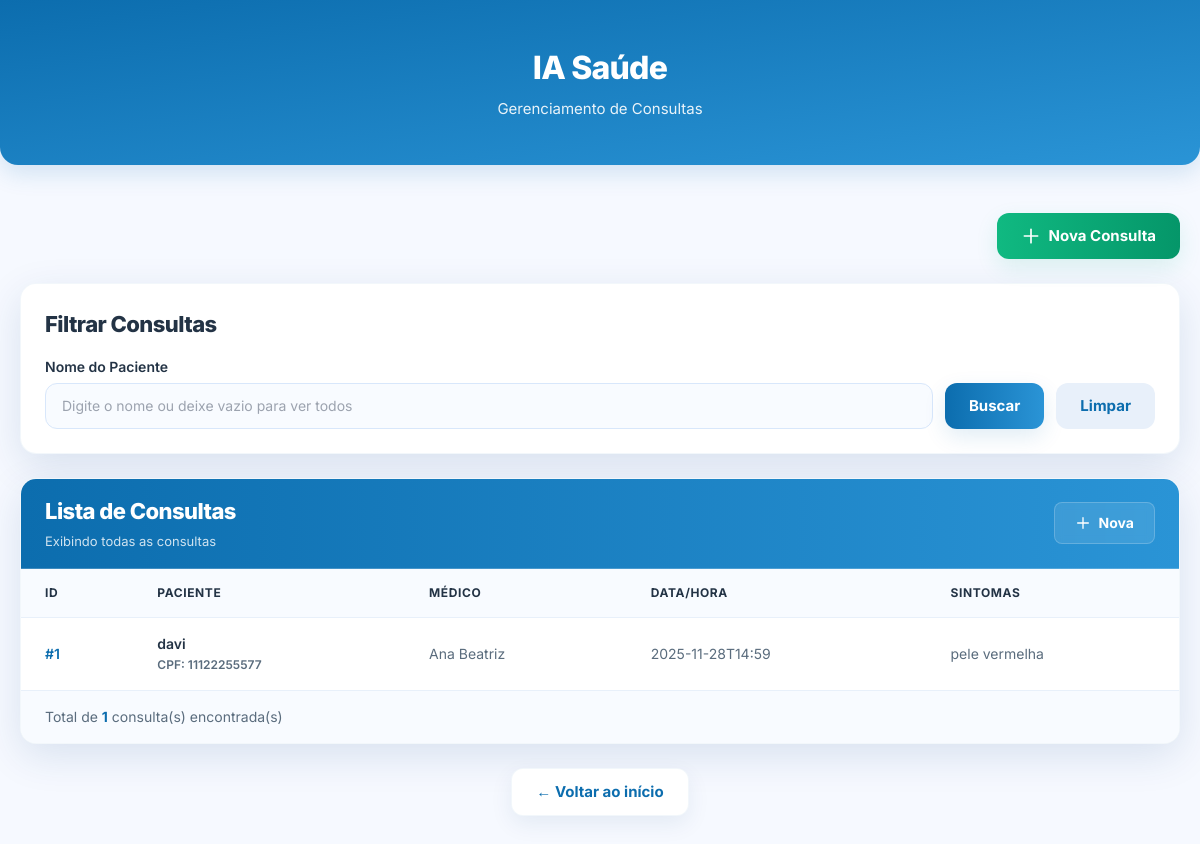
Page /listar_consultas on the committed database.
### backend/models.py (models this page shows)
class Consulta(Base):
    __tablename__ = 'consulta'
    id = Column(Integer, primary_key=True, autoincrement=True)
    id_usuario = Column(Integer, nullable=False)
    id_medico = Column(Integer, nullable=False)
    data_hora = Column(String, nullable=False)
    sintomas = Column(String, nullable=False)

class Usuario(Base):
    __tablename__ = 'usuario'
    id = Column(Integer, primary_key=True, autoincrement=True)
    cpf = Column(String, unique=True, nullable=False)
    nome = Column(String, nullable=False)
    nome_usuario = Column(String, unique=True)
    email = Column(String, unique=True, nullable=False)
    senha = Column(String, nullable=False)
    comorbidades = Column(String)

class Medico(Base):
    __tablename__ = 'medico'
    id = Column(Integer, primary_key=True, autoincrement=True)
    nome = Column(String, nullable=False)
    especialidade = Column(String, nullable=False)
    crm = Column(String, nullable=False)

### app.py (the view)
@app.route('/listar_consultas')
def listar_consultas():
    nome = request.args.get('nome', 'todos')
    try:
        sql = (
            db_session.query(
                con.id.label('IDConsulta'),
                pac.nome.label('NomePaciente'),
                pac.cpf.label('CpfPaciente'),
                med.nome.label('NomeMedico'),
                con.data_hora.label('DataHora'),
                con.sintomas.label('Sintomas')
            )
            .select_from(con)
            .outerjoin(pac, con.id_usuario == pac.id)
            .outerjoin(med, con.id_medico == med.id)
        )
        if nome != 'todos' and nome.strip() != "":
            sql = sql.filter(pac.nome.ilike(f"%{nome}%"))
        sql = sql.order_by(con.data_hora.asc())
        resultado = sql.all()
    except Exception:
        resultado = []
    return render_template('listar_consultas.html', resultado=resultado, nome=nome)

### app.py (called while the page is built)
@app.teardown_appcontext
def shutdown_session(exception=None):
    db_session.close()

### templates/listar_consultas.html (shortened to what this page needs)
<!DOCTYPE html>
<html lang="pt-br">
<head>
    <script src="https://cdn.tailwindcss.com"></script>
</head>
<body class="bg-[#f6f9ff] min-h-screen">
    <div class="w-full py-11 px-5 bg-gradient-to-br from-[#0c6dae] to-[#2a94d6] text-white text-center rounded-b-[18px] shadow-[0_8px_25px_rgba(12,106,174,0.16)]">
        <h1 class="text-[32px] font-extrabold tracking-tight mb-1.5">IA Saúde</h1>
        <p class="text-[15px] opacity-90">Gerenciamento de Consultas</p>
    </div>
    <div class="max-w-[1200px] mx-auto mt-12 px-5">
        <div class="mb-6 flex justify-end">
            <a
                href="{{ url_for('criar_consulta') }}"
                class="px-6 py-3 rounded-xl bg-gradient-to-r from-[#10b981] to-[#059669] text-white font-bold text-[15px] shadow-[0_8px_22px_rgba(16,185,129,0.12)] hover:translate-y-[-2px] hover:shadow-[0_12px_28px_rgba(16,185,129,0.16)] hover:brightness-105 transition-all duration-200 inline-flex items-center gap-2"
            >
                <svg class="w-5 h-5" fill="none" stroke="currentColor" viewBox="0 0 24 24">
                    <path stroke-linecap="round" stroke-linejoin="round" stroke-width="2" d="M12 4v16m8-8H4"></path>
                </svg>
                Nova Consulta
            </a>
        </div>
        <div class="bg-white rounded-2xl shadow-[0_12px_40px_rgba(10,60,120,0.12)] p-6 mb-6 border border-[rgba(44,113,180,0.06)]">
            <h2 class="text-[22px] font-extrabold text-[#233345] mb-4 tracking-tight">Filtrar Consultas</h2>
            <form method="GET" action="{{ url_for('listar_consultas') }}" class="flex gap-3 items-end">
                <div class="flex-1">
                    <label for="nome" class="block text-sm font-semibold text-[#233345] mb-1.5">Nome do Paciente</label>
                    <input
                        type="text"
                        id="nome"
                        name="nome"
                        placeholder="Digite o nome ou deixe vazio para ver todos"
                        value="{% if nome != 'todos' %}{{ nome }}{% endif %}"
                        class="w-full px-4 py-3 text-sm rounded-xl border border-[#d8e7fb] bg-[#f8fbff] focus:border-[#0c6dae] focus:shadow-[0_6px_18px_rgba(12,106,174,0.12)] focus:outline-none transition-all"
                    >
                </div>
                <button
                    type="submit"
                    class="px-6 py-3 rounded-xl bg-gradient-to-r from-[#0c6dae] to-[#2a94d6] text-white font-bold text-[15px] shadow-[0_8px_22px_rgba(12,106,174,0.12)] hover:translate-y-[-2px] hover:shadow-[0_12px_28px_rgba(12,106,174,0.16)] hover:brightness-105 transition-all duration-200"
                >
                    Buscar
                </button>
                <a
                    href="{{ url_for('listar_consultas') }}"
                    class="px-6 py-3 rounded-xl bg-[#e8f0fa] text-[#0c6dae] font-bold text-[15px] hover:bg-[#d8e7fb] transition-all duration-200"
                >
                    Limpar
                </a>
            </form>
        </div>
        <div class="bg-white rounded-2xl shadow-[0_12px_40px_rgba(10,60,120,0.12)] overflow-hidden border border-[rgba(44,113,180,0.06)]">
            <div class="px-6 py-4 bg-gradient-to-r from-[#0c6dae] to-[#2a94d6] border-b border-[rgba(255,255,255,0.2)] flex justify-between items-center">
                <div>
                    <h2 class="text-[22px] font-extrabold text-white tracking-tight">Lista de Consultas</h2>
                    <p class="text-[13px] text-white/80 mt-1">
                        {% if nome != 'todos' %}
                            Resultados para: <strong>{{ nome }}</strong>
                        {% else %}
                            Exibindo todas as consultas
                        {% endif %}
                    </p>
                </div>
                <a
                    href="{{ url_for('criar_consulta') }}"
                    class="px-5 py-2.5 rounded-lg bg-white/10 hover:bg-white/20 text-white font-bold text-sm backdrop-blur-sm transition-all duration-200 inline-flex items-center gap-2 border border-white/20"
                >
                    <svg class="w-4 h-4" fill="none" stroke="currentColor" viewBox="0 0 24 24">
                        <path stroke-linecap="round" stroke-linejoin="round" stroke-width="2" d="M12 4v16m8-8H4"></path>
                    </svg>
                    Nova
                </a>
            </div>
            {% if resultado %}
            <div class="overflow-x-auto">
                <table class="w-full">
                    <thead>
                        <tr class="bg-[#f8fbff] border-b border-[#e8f0fa]">
                            <th class="px-6 py-4 text-left text-xs font-bold text-[#233345] uppercase tracking-wider">ID</th>
                            <th class="px-6 py-4 text-left text-xs font-bold text-[#233345] uppercase tracking-wider">Paciente</th>
                            <th class="px-6 py-4 text-left text-xs font-bold text-[#233345] uppercase tracking-wider">Médico</th>
                            <th class="px-6 py-4 text-left text-xs font-bold text-[#233345] uppercase tracking-wider">Data/Hora</th>
                            <th class="px-6 py-4 text-left text-xs font-bold text-[#233345] uppercase tracking-wider">Sintomas</th>
                        </tr>
                    </thead>
                    <tbody class="divide-y divide-[#e8f0fa]">
                        {% for consulta in resultado %}
                        <tr class="hover:bg-[#f8fbff] transition-colors duration-150">
                            <td class="px-6 py-4 text-sm font-semibold text-[#0c6dae]">
                                #{{ consulta.IDConsulta }}
                            </td>
                            <td class="px-6 py-4 text-sm font-semibold text-[#233345]">
                                {{ consulta.NomePaciente }} <br>
                                <span class="text-[#5a6c7d] text-xs">CPF: {{ consulta.CpfPaciente }}</span>
                            </td>
                            <td class="px-6 py-4 text-sm text-[#5a6c7d]">
                                {{ consulta.NomeMedico }}
                            </td>
                            <td class="px-6 py-4 text-sm text-[#5a6c7d]">
                                {{ consulta.DataHora }}
                            </td>
                            <td class="px-6 py-4 text-sm text-[#5a6c7d] max-w-xs truncate">
                                {{ consulta.Sintomas }}
                            </td>
                        </tr>
                        {% endfor %}
                    </tbody>
                </table>
            </div>
            <div class="px-6 py-4 bg-[#f8fbff] border-t border-[#e8f0fa]">
                <p class="text-sm text-[#5a6c7d]">
                    Total de <strong class="text-[#0c6dae]">{{ resultado|length }}</strong> consulta(s) encontrada(s)
                </p>
            </div>
            {% endif %}
        </div>
        <div class="mt-6 text-center">
            <a
                href="{{ url_for('login') }}"
                class="inline-block px-6 py-3 rounded-xl bg-white text-[#0c6dae] font-bold text-[15px] shadow-[0_8px_22px_rgba(10,60,120,0.08)] hover:shadow-[0_12px_28px_rgba(10,60,120,0.12)] hover:translate-y-[-2px] border border-[rgba(44,113,180,0.06)] transition-all duration-200"
            >
                ← Voltar ao início
            </a>
        </div>
    </div>
    <div class="h-16"></div>
</body>
</html>

### templates/listar_consultas.html (style rules this page uses)
body { font-family: 'Inter', 'Segoe UI', sans-serif; }

### rows in the picture
Consulta: IDConsulta "1", NomePaciente "davi", CpfPaciente "11122255577", NomeMedico "Ana Beatriz", DataHora "2025-11-28T14:59", Sintomas "pele vermelha"

### other values in the picture
{{ resultado|length }} "1"
